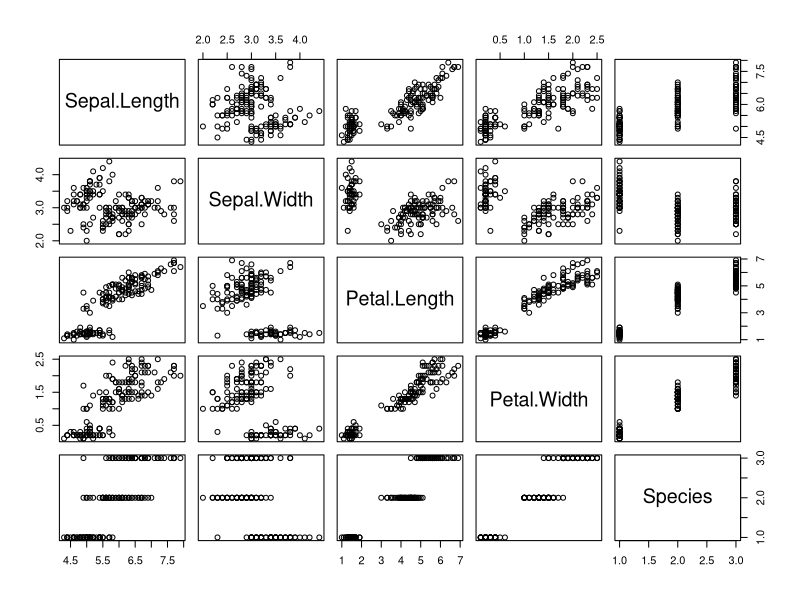
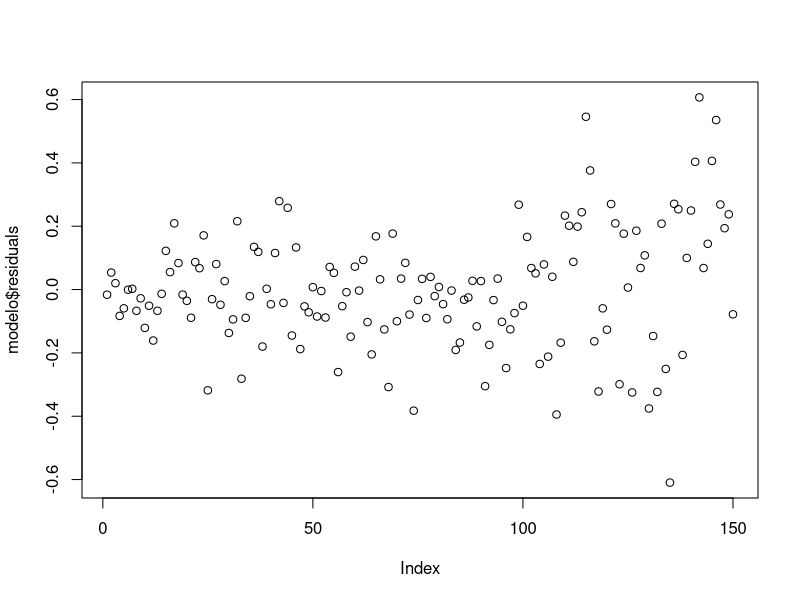
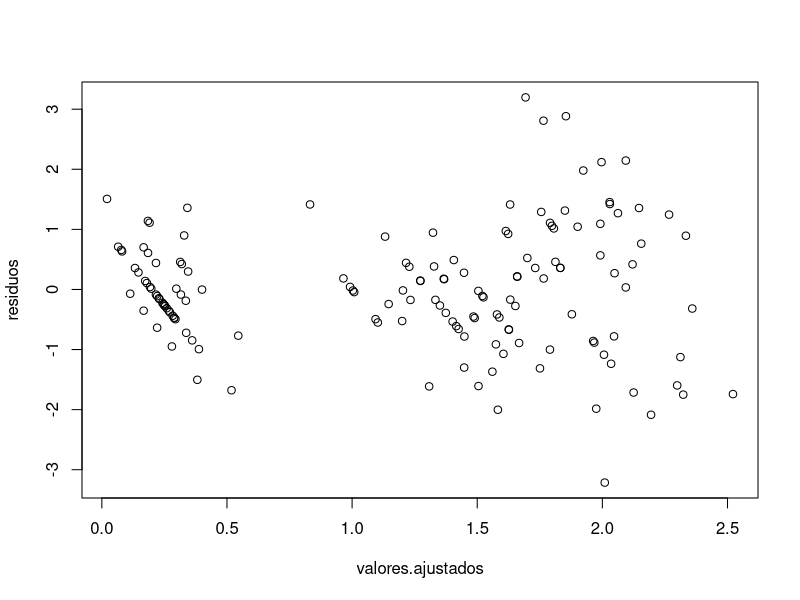
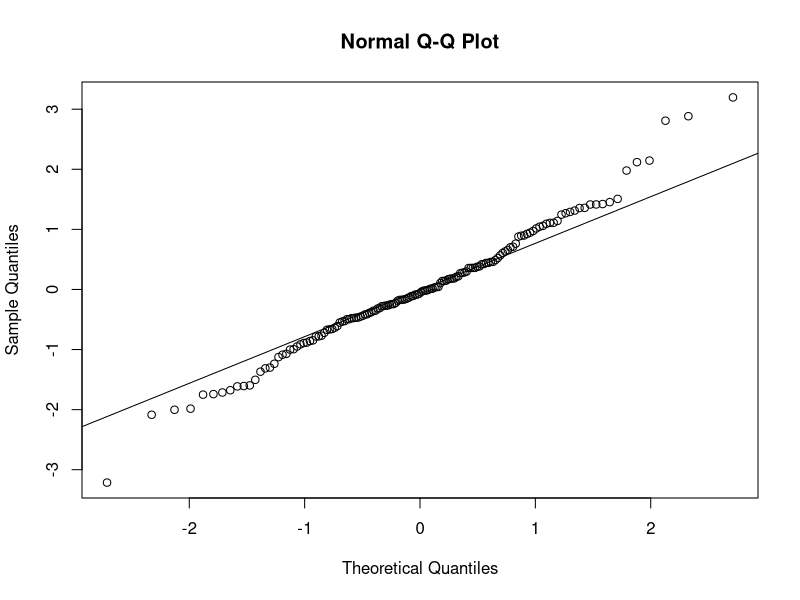

The R source for these figures, in order:
## ---- chunk 1
datos <- iris
datos1 <- datos[,1:4]

plot(datos)
## ---- chunk 2
#Modelo de regresión lineal múltiple
modelo <- lm(Petal.Width ~ Petal.Length + Sepal.Width + Sepal.Length, data = datos) #lineal simple
summary(modelo)
## ---- chunk 3
anova(modelo)
## ---- chunk 4
nuevo <- data.frame(Petal.Length = 5.1, Sepal.Width = 3.5, Sepal.Length = 1.4)
predict(object=modelo, newdata=nuevo, interval="confidence", level=0.95)
predict(object=modelo, newdata=nuevo, interval="prediction", level=0.95)
## ---- chunk 5
modelo1 <- lm(Petal.Width ~ Petal.Length + Sepal.Width + Sepal.Length, data = datos) #lineal simple
summary(modelo1)
## ---- chunk 6
modelo2 <- lm(Petal.Width ~ Sepal.Width + Sepal.Length, data = datos) #lineal simple
summary(modelo2)
## ---- chunk 7
anova(modelo1, modelo2)
## ---- chunk 8
modelo3 <- lm(Petal.Width ~ Petal.Length + Sepal.Length, data = datos) #lineal simple
summary(modelo3)
## ---- chunk 9
anova(modelo1, modelo3)
## ---- chunk 10
modelo4 <- lm(Petal.Width ~ Petal.Length, data = datos) #lineal simple
summary(modelo4)
## ---- chunk 11
anova(modelo3, modelo4)
## ---- chunk 12
anova(modelo1, modelo4)
## ---- chunk 13
nuevo <- data.frame(Petal.Length = 5.1)
predict(object=modelo4, newdata=nuevo, interval="confidence", level=0.95)
predict(object=modelo4, newdata=nuevo, interval="prediction", level=0.95)
## ---- chunk 14
residuos <- rstandard(modelo)   #Los errores en las predicciones
valores.ajustados <- fitted(modelo)   #Predicciones dada por el modelo
## ---- chunk 15
library(lmtest)
dwtest(modelo)
plot(modelo$residuals) 
## ---- chunk 16
plot(valores.ajustados, residuos) #manera gráfica
library(car)
ncvTest(modelo)
## ---- chunk 17
qqnorm(residuos)
qqline(residuos)
shapiro.test(residuals(modelo))
